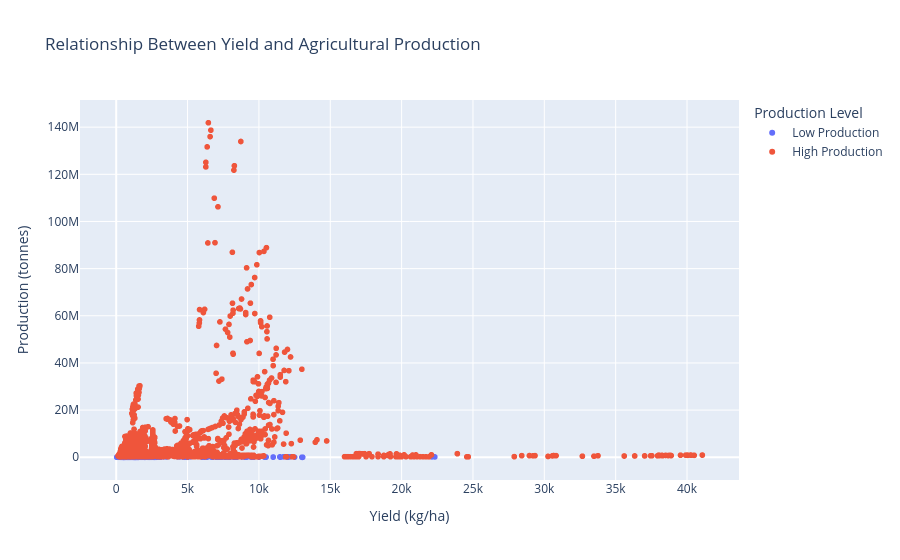

The notebook cell this image was saved under:
### Code cell
fig = px.scatter(
    crop_pivot,
    x="Yield",
    y="Production",
    color="Production_Level",
    hover_name="Item",
    title="Relationship Between Yield and Agricultural Production",
    labels={
        "Yield": "Yield (kg/ha)",
        "Production": "Production (tonnes)",
        "Production_Level": "Production Level"
    }
)

fig.show()

### Figure 1 — Plotly figure (JSON) as saved in the notebook; plotly's stock layout.template omitted (floating-point values rounded to 4 significant figures; data arrays with more than 128 entries replaced by an {"elided": "..."} marker saying what was removed)
{"data": [{"hovertemplate": "<b>%{hovertext}</b><br><br>Production Level=Low Production<br>Yield (kg/ha)=%{x}<br>Production (tonnes)=%{y}<extra></extra>", "hovertext": {"elided": "3249 str values"}, "legendgroup": "Low Production", "marker": {"color": "#636efa", "symbol": "circle"}, "mode": "markers", "name": "Low Production", "showlegend": true, "type": "scattergl", "x": {"elided": "3249 float values"}, "xaxis": "x", "y": {"elided": "3249 float values"}, "yaxis": "y"}, {"hovertemplate": "<b>%{hovertext}</b><br><br>Production Level=High Production<br>Yield (kg/ha)=%{x}<br>Production (tonnes)=%{y}<extra></extra>", "hovertext": {"elided": "3255 str values"}, "legendgroup": "High Production", "marker": {"color": "#EF553B", "symbol": "circle"}, "mode": "markers", "name": "High Production", "showlegend": true, "type": "scattergl", "x": {"elided": "3255 float values"}, "xaxis": "x", "y": {"elided": "3255 float values"}, "yaxis": "y"}], "layout": {"legend": {"title": {"text": "Production Level"}, "tracegroupgap": 0}, "title": {"text": "Relationship Between Yield and Agricultural Production"}, "xaxis": {"anchor": "y", "domain": [0, 1], "title": {"text": "Yield (kg/ha)"}}, "yaxis": {"anchor": "x", "domain": [0, 1], "title": {"text": "Production (tonnes)"}}}}
